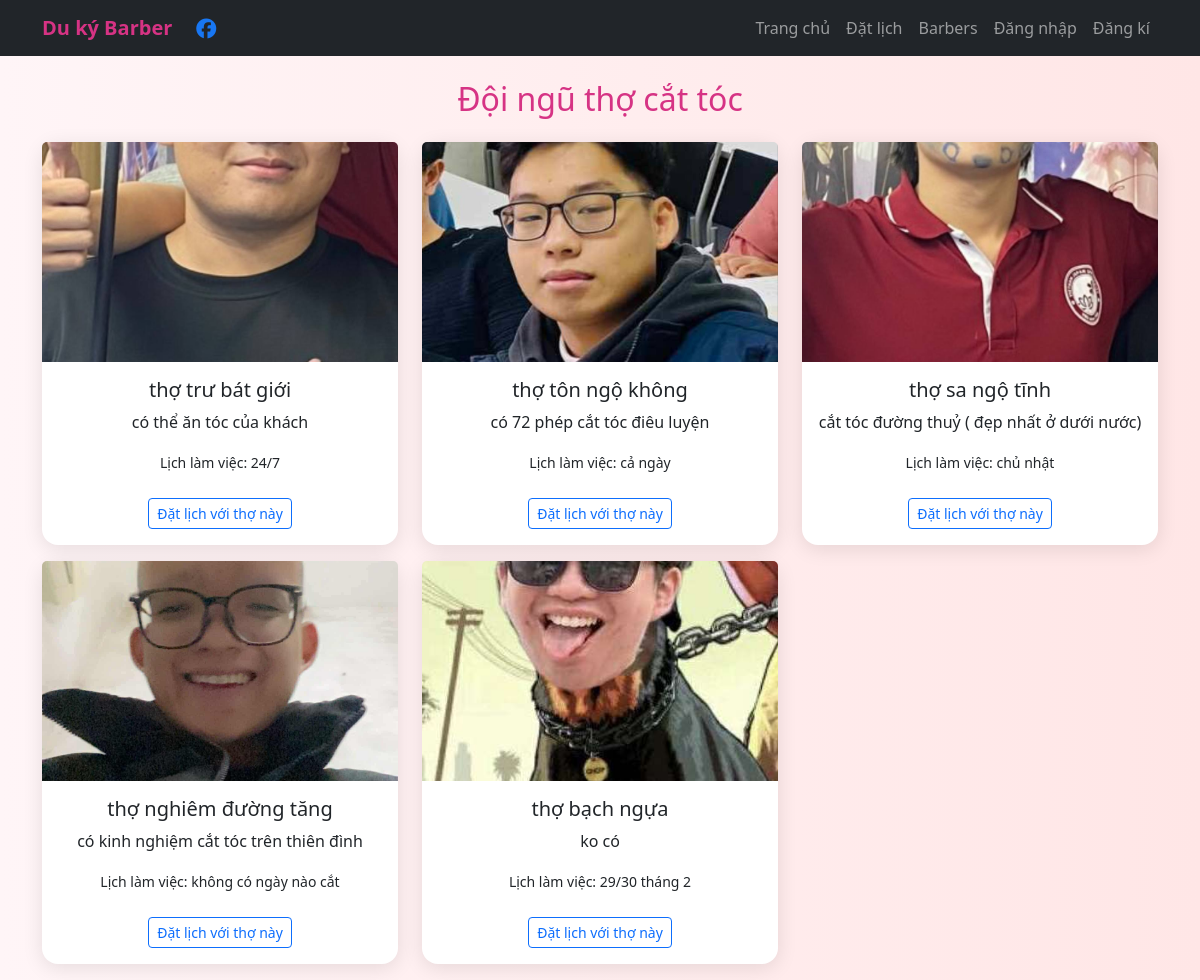
/barbers/, run on the app's committed database.
### main/models.py (models this page shows, shortened)
class Barber(models.Model):
    name = models.CharField(max_length=100)
    experience = models.TextField()
    photo = models.ImageField(upload_to='barbers/')
    schedule = models.CharField(max_length=200, blank=True)

### main/views.py (the view)
# urls.py: path('barbers/', views.barbers, name='barbers'),
def barbers(request):
    barbers = Barber.objects.all()
    return render(request, 'main/barbers.html', {'barbers': barbers})

### main/templates/main/barbers.html (shortened to what this page needs)
{% extends 'main/base.html' %}
{% block content %}
<h2 class="mb-4 text-center">Đội ngũ thợ cắt tóc</h2>
<div class="row">
  {% for barber in barbers %}
  <div class="col-md-4">
    <a href="{% url 'book_appointment' %}?barber={{ barber.id }}" style="text-decoration:none;color:inherit;">
      <div class="card mb-3 barber-card" style="cursor:pointer; transition:transform 0.2s;">
        <img src="{{ barber.photo.url }}" class="card-img-top" alt="{{ barber.name }}" style="height:220px;object-fit:cover;">
        <div class="card-body text-center">
          <h5 class="card-title">{{ barber.name }}</h5>
          <p class="card-text">{{ barber.experience }}</p>
          <p class="card-text"><small>Lịch làm việc: {{ barber.schedule }}</small></p>
          <span class="btn btn-outline-primary btn-sm mt-2">Đặt lịch với thợ này</span>
        </div>
      </div>
    </a>
  </div>
  {% endfor %}
</div>
{% endblock %}

### barberproject/static/main/style.css (style rules this page uses)
body { background: linear-gradient(to right, #fff5f7, #ffe6e6); font-family: 'Segoe UI', sans-serif; }
.card { border: none; border-radius: 1rem; box-shadow: 0 4px 20px rgba(0,0,0,0.1); }
h2 { color: #d63384; }

### data on the page
Barber: photo (picture), name "thợ trư bát giới", experience "có thể ăn tóc của khách", schedule "24/7"
Barber: photo (picture), name "thợ tôn ngộ không", experience "có 72 phép cắt tóc điêu luyện", schedule "cả ngày"
Barber: photo (picture), name "thợ sa ngộ tĩnh", experience "cắt tóc đường thuỷ ( đẹp nhất ở dưới nước)", schedule "chủ nhật"
Barber: photo (picture), name "thợ nghiêm đường tăng", experience "có kinh nghiệm cắt tóc trên thiên đình", schedule "không có ngày nào cắt"
Barber: photo (picture), name "thợ bạch ngựa", experience "ko có", schedule "29/30 tháng 2"
